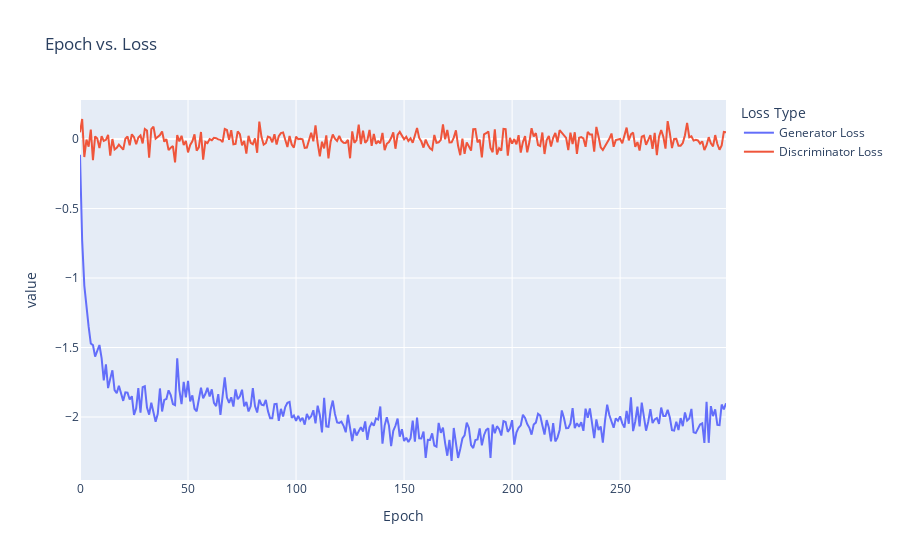

The notebook cell saved with this chart:
### Code cell
import plotly.express as px

loss_values_reformatted = pd.melt(
    loss_values,
    id_vars=['Epoch'],
    var_name='Loss Type'
)

fig = px.line(loss_values_reformatted, x="Epoch", y="value", color="Loss Type", title='Epoch vs. Loss')
fig.show()

### Figure 1 — Plotly figure (JSON) as saved in the notebook; plotly's stock layout.template omitted (floating-point values rounded to 4 significant figures; data arrays with more than 128 entries replaced by an {"elided": "..."} marker saying what was removed)
{"data": [{"hovertemplate": "Loss Type=Generator Loss<br>Epoch=%{x}<br>value=%{y}<extra></extra>", "legendgroup": "Generator Loss", "line": {"color": "#636efa", "dash": "solid"}, "marker": {"symbol": "circle"}, "mode": "lines", "name": "Generator Loss", "orientation": "h", "showlegend": true, "type": "scatter", "x": {"elided": "300 int values"}, "xaxis": "x", "y": {"elided": "300 float values"}, "yaxis": "y"}, {"hovertemplate": "Loss Type=Discriminator Loss<br>Epoch=%{x}<br>value=%{y}<extra></extra>", "legendgroup": "Discriminator Loss", "line": {"color": "#EF553B", "dash": "solid"}, "marker": {"symbol": "circle"}, "mode": "lines", "name": "Discriminator Loss", "orientation": "h", "showlegend": true, "type": "scatter", "x": {"elided": "300 int values"}, "xaxis": "x", "y": {"elided": "300 float values"}, "yaxis": "y"}], "layout": {"legend": {"title": {"text": "Loss Type"}, "tracegroupgap": 0}, "title": {"text": "Epoch vs. Loss"}, "xaxis": {"anchor": "y", "domain": [0, 1], "title": {"text": "Epoch"}}, "yaxis": {"anchor": "x", "domain": [0, 1], "title": {"text": "value"}}}}
